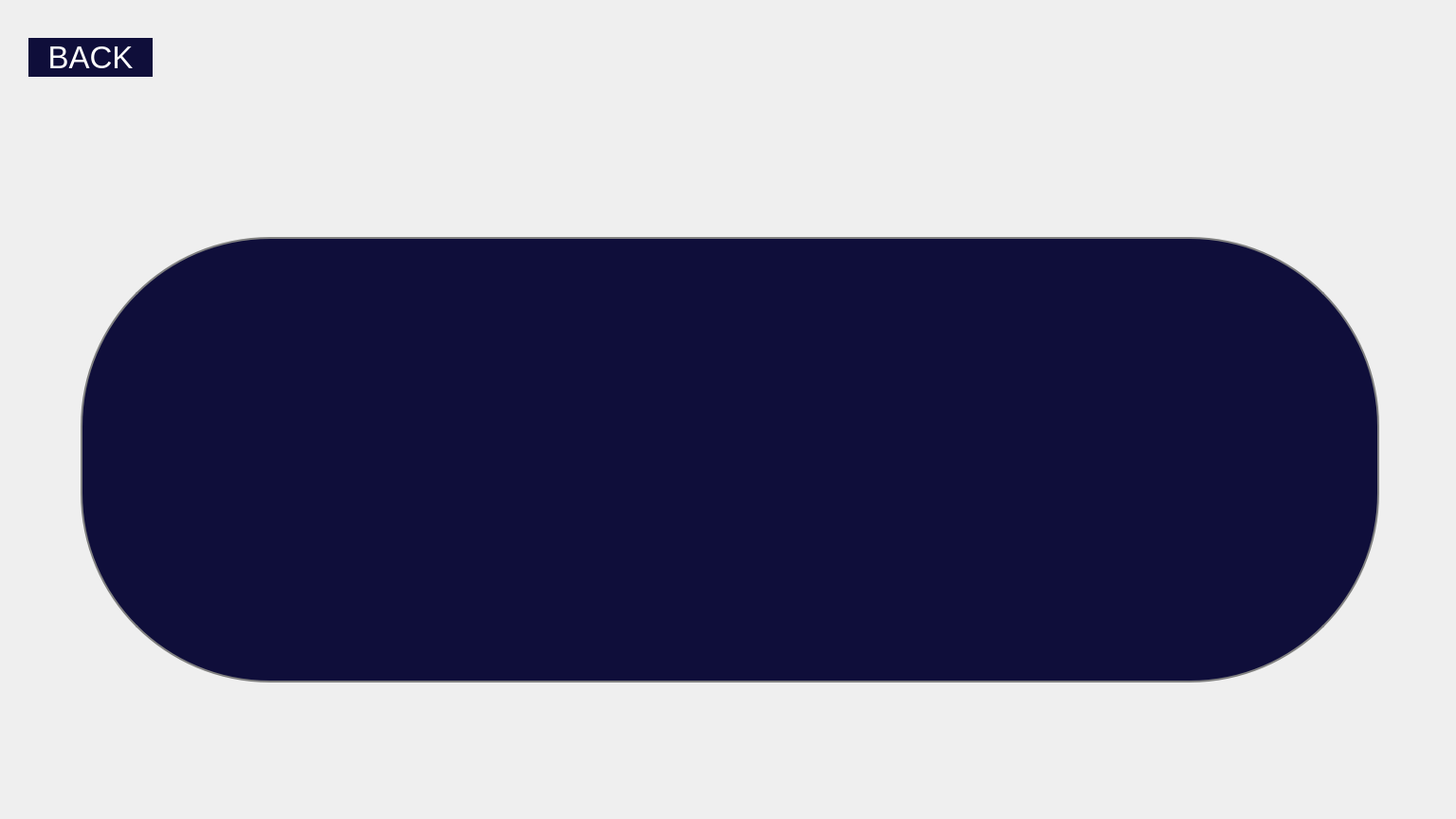
<?xml version="1.0" encoding="UTF-8"?>
<ui version="4.0">
 <class>Form</class>
 <widget class="QWidget" name="Form">
  <property name="geometry">
   <rect>
    <x>0</x>
    <y>0</y>
    <width>1536</width>
    <height>864</height>
   </rect>
  </property>
  <property name="windowTitle">
   <string>Form</string>
  </property>
  <widget class="QPushButton" name="backButton">
   <property name="geometry">
    <rect>
     <x>30</x>
     <y>40</y>
     <width>131</width>
     <height>41</height>
    </rect>
   </property>
   <property name="sizePolicy">
    <sizepolicy hsizetype="Expanding" vsizetype="Expanding">
     <horstretch>0</horstretch>
     <verstretch>0</verstretch>
    </sizepolicy>
   </property>
   <property name="maximumSize">
    <size>
     <width>16777213</width>
     <height>16777215</height>
    </size>
   </property>
   <property name="font">
    <font>
     <pointsize>25</pointsize>
     <bold>false</bold>
    </font>
   </property>
   <property name="styleSheet">
    <string notr="true">background-color: #0f0e3a;
border-radius: 35px;
color: white</string>
   </property>
   <property name="text">
    <string>BACK</string>
   </property>
  </widget>
  <widget class="QWidget" name="gridWidget" native="true">
   <property name="enabled">
    <bool>true</bool>
   </property>
   <property name="geometry">
    <rect>
     <x>150</x>
     <y>570</y>
     <width>240</width>
     <height>70</height>
    </rect>
   </property>
   <property name="minimumSize">
    <size>
     <width>240</width>
     <height>70</height>
    </size>
   </property>
   <property name="maximumSize">
    <size>
     <width>240</width>
     <height>70</height>
    </size>
   </property>
   <property name="sizeIncrement">
    <size>
     <width>0</width>
     <height>0</height>
    </size>
   </property>
   <layout class="QGridLayout" name="gridLayout">
    <property name="sizeConstraint">
     <enum>QLayout::SizeConstraint::SetNoConstraint</enum>
    </property>
   </layout>
  </widget>
  <widget class="QLabel" name="label">
   <property name="geometry">
    <rect>
     <x>0</x>
     <y>0</y>
     <width>1536</width>
     <height>864</height>
    </rect>
   </property>
   <property name="sizePolicy">
    <sizepolicy hsizetype="Expanding" vsizetype="Expanding">
     <horstretch>0</horstretch>
     <verstretch>0</verstretch>
    </sizepolicy>
   </property>
   <property name="text">
    <string/>
   </property>
   <property name="pixmap">
    <pixmap>newbac.png</pixmap>
   </property>
   <property name="scaledContents">
    <bool>true</bool>
   </property>
  </widget>
  <widget class="QLabel" name="label_2">
   <property name="geometry">
    <rect>
     <x>670</x>
     <y>40</y>
     <width>191</width>
     <height>181</height>
    </rect>
   </property>
   <property name="text">
    <string/>
   </property>
   <property name="pixmap">
    <pixmap>whitepanda.png</pixmap>
   </property>
   <property name="scaledContents">
    <bool>true</bool>
   </property>
  </widget>
  <widget class="QLabel" name="label_3">
   <property name="geometry">
    <rect>
     <x>85</x>
     <y>250</y>
     <width>1370</width>
     <height>470</height>
    </rect>
   </property>
   <property name="styleSheet">
    <string notr="true">background-color: #0f0e3a;
border-radius: 200px;
border: 2px solid gray;
color: white</string>
   </property>
   <property name="text">
    <string/>
   </property>
  </widget>
  <widget class="QLineEdit" name="TEXT_1">
   <property name="geometry">
    <rect>
     <x>150</x>
     <y>290</y>
     <width>1231</width>
     <height>361</height>
    </rect>
   </property>
   <property name="font">
    <font>
     <pointsize>50</pointsize>
     <bold>true</bold>
    </font>
   </property>
   <property name="styleSheet">
    <string notr="true">background-color: #0f0e3a;
border-radius: 100px;
color: white</string>
   </property>
   <property name="text">
    <string/>
   </property>
  </widget>
  <widget class="QTextEdit" name="TEXT">
   <property name="geometry">
    <rect>
     <x>160</x>
     <y>350</y>
     <width>1211</width>
     <height>351</height>
    </rect>
   </property>
   <property name="sizePolicy">
    <sizepolicy hsizetype="Expanding" vsizetype="Fixed">
     <horstretch>0</horstretch>
     <verstretch>0</verstretch>
    </sizepolicy>
   </property>
   <property name="palette">
    <palette>
     <active>
      <colorrole role="WindowText">
       <brush brushstyle="SolidPattern">
        <color alpha="255">
         <red>255</red>
         <green>255</green>
         <blue>255</blue>
        </color>
       </brush>
      </colorrole>
      <colorrole role="Button">
       <brush brushstyle="SolidPattern">
        <color alpha="255">
         <red>15</red>
         <green>14</green>
         <blue>58</blue>
        </color>
       </brush>
      </colorrole>
      <colorrole role="Text">
       <brush brushstyle="SolidPattern">
        <color alpha="255">
         <red>255</red>
         <green>255</green>
         <blue>255</blue>
        </color>
       </brush>
      </colorrole>
      <colorrole role="ButtonText">
       <brush brushstyle="SolidPattern">
        <color alpha="255">
         <red>255</red>
         <green>255</green>
         <blue>255</blue>
        </color>
       </brush>
      </colorrole>
      <colorrole role="Base">
       <brush brushstyle="SolidPattern">
        <color alpha="255">
         <red>15</red>
         <green>14</green>
         <blue>58</blue>
        </color>
       </brush>
      </colorrole>
      <colorrole role="Window">
       <brush brushstyle="SolidPattern">
        <color alpha="255">
         <red>15</red>
         <green>14</green>
         <blue>58</blue>
        </color>
       </brush>
      </colorrole>
      <colorrole role="PlaceholderText">
       <brush brushstyle="SolidPattern">
        <color alpha="128">
         <red>255</red>
         <green>255</green>
         <blue>255</blue>
        </color>
       </brush>
      </colorrole>
     </active>
     <inactive>
      <colorrole role="WindowText">
       <brush brushstyle="SolidPattern">
        <color alpha="255">
         <red>255</red>
         <green>255</green>
         <blue>255</blue>
        </color>
       </brush>
      </colorrole>
      <colorrole role="Button">
       <brush brushstyle="SolidPattern">
        <color alpha="255">
         <red>15</red>
         <green>14</green>
         <blue>58</blue>
        </color>
       </brush>
      </colorrole>
      <colorrole role="Text">
       <brush brushstyle="SolidPattern">
        <color alpha="255">
         <red>255</red>
         <green>255</green>
         <blue>255</blue>
        </color>
       </brush>
      </colorrole>
      <colorrole role="ButtonText">
       <brush brushstyle="SolidPattern">
        <color alpha="255">
         <red>255</red>
         <green>255</green>
         <blue>255</blue>
        </color>
       </brush>
      </colorrole>
      <colorrole role="Base">
       <brush brushstyle="SolidPattern">
        <color alpha="255">
         <red>15</red>
         <green>14</green>
         <blue>58</blue>
        </color>
       </brush>
      </colorrole>
      <colorrole role="Window">
       <brush brushstyle="SolidPattern">
        <color alpha="255">
         <red>15</red>
         <green>14</green>
         <blue>58</blue>
        </color>
       </brush>
      </colorrole>
      <colorrole role="PlaceholderText">
       <brush brushstyle="SolidPattern">
        <color alpha="128">
         <red>255</red>
         <green>255</green>
         <blue>255</blue>
        </color>
       </brush>
      </colorrole>
     </inactive>
     <disabled>
      <colorrole role="WindowText">
       <brush brushstyle="SolidPattern">
        <color alpha="255">
         <red>255</red>
         <green>255</green>
         <blue>255</blue>
        </color>
       </brush>
      </colorrole>
      <colorrole role="Button">
       <brush brushstyle="SolidPattern">
        <color alpha="255">
         <red>15</red>
         <green>14</green>
         <blue>58</blue>
        </color>
       </brush>
      </colorrole>
      <colorrole role="Text">
       <brush brushstyle="SolidPattern">
        <color alpha="255">
         <red>255</red>
         <green>255</green>
         <blue>255</blue>
        </color>
       </brush>
      </colorrole>
      <colorrole role="ButtonText">
       <brush brushstyle="SolidPattern">
        <color alpha="255">
         <red>255</red>
         <green>255</green>
         <blue>255</blue>
        </color>
       </brush>
      </colorrole>
      <colorrole role="Base">
       <brush brushstyle="SolidPattern">
        <color alpha="255">
         <red>15</red>
         <green>14</green>
         <blue>58</blue>
        </color>
       </brush>
      </colorrole>
      <colorrole role="Window">
       <brush brushstyle="SolidPattern">
        <color alpha="255">
         <red>15</red>
         <green>14</green>
         <blue>58</blue>
        </color>
       </brush>
      </colorrole>
      <colorrole role="PlaceholderText">
       <brush brushstyle="SolidPattern">
        <color alpha="128">
         <red>255</red>
         <green>255</green>
         <blue>255</blue>
        </color>
       </brush>
      </colorrole>
     </disabled>
    </palette>
   </property>
   <property name="font">
    <font>
     <pointsize>50</pointsize>
     <bold>true</bold>
    </font>
   </property>
   <property name="cursor" stdset="0">
    <cursorShape>IBeamCursor</cursorShape>
   </property>
   <property name="styleSheet">
    <string notr="true">background-color: #0f0e3a;
border-radius: 100px;
color: white</string>
   </property>
   <property name="inputMethodHints">
    <set>Qt::InputMethodHint::ImhNone</set>
   </property>
  </widget>
  <zorder>label</zorder>
  <zorder>backButton</zorder>
  <zorder>gridWidget</zorder>
  <zorder>label_2</zorder>
  <zorder>label_3</zorder>
  <zorder>TEXT_1</zorder>
  <zorder>TEXT</zorder>
 </widget>
 <resources/>
 <connections/>
</ui>
